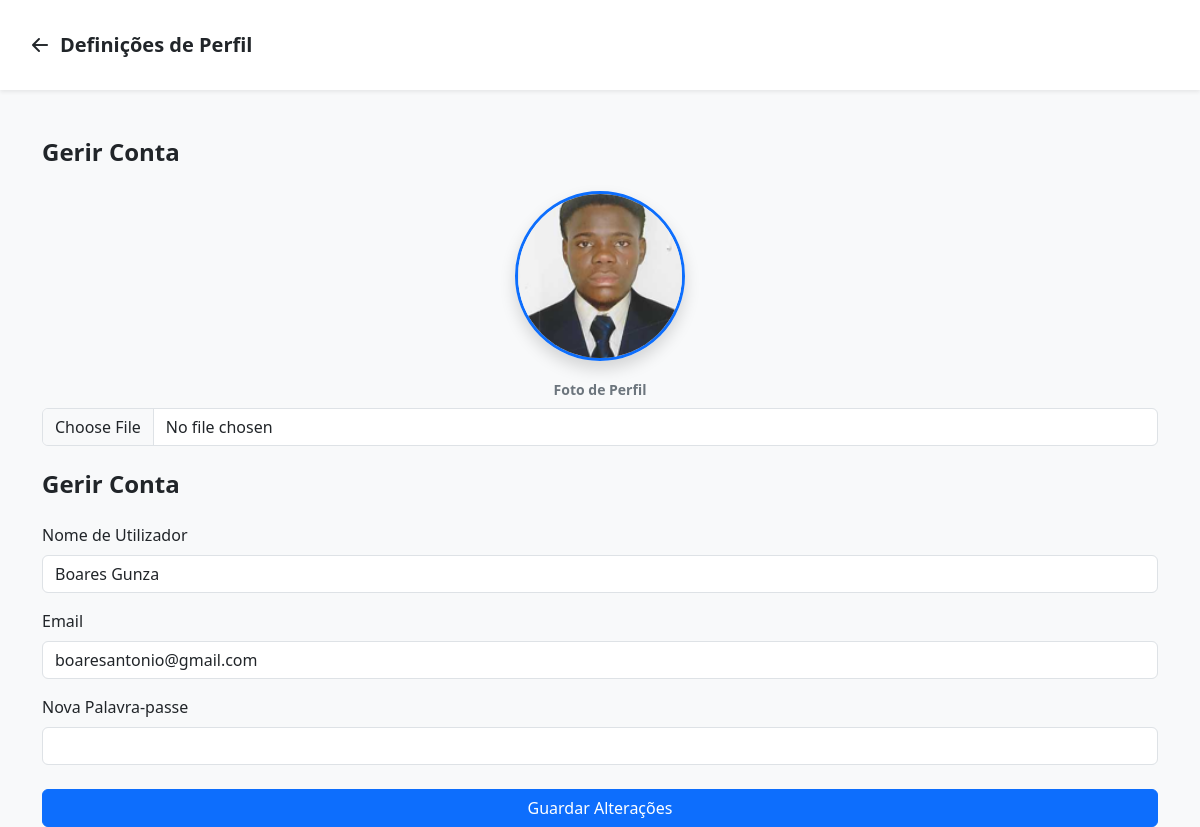
The app's page /profile (signed in) with its own data.
### models.py (models this page shows)
class User(db.Model, UserMixin):
    __tablename__ = "user"
    id = db.Column(db.Integer, primary_key=True)
    username = db.Column(db.String(50), unique=True, nullable=False)
    email = db.Column(db.String(100), unique=True, nullable=False)
    password = db.Column(db.String(200), nullable=False)
    profile_image = db.Column(db.String(255), default="default.webp")
    files = db.relationship("File", backref="owner", lazy=True)
    folders = db.relationship("Folder", backref="owner", lazy=True)

### app.py (the view, shortened to what this page needs)
@app.route("/profile", methods=["GET", "POST"])
@login_required
def profile():
    return render_template("profile.html")

### app.py (called while the page is built)
@login_manager.user_loader
def load_user(user_id):
    return User.query.get(int(user_id))

### templates/profile.html (shortened to what this page needs)
<!DOCTYPE html>
<html lang="pt">
<head>
    <link href="https://cdn.jsdelivr.net/npm/bootstrap@5.3.0/dist/css/bootstrap.min.css" rel="stylesheet">
    <link rel="stylesheet" href="https://cdn.jsdelivr.net/npm/bootstrap-icons@1.11.3/font/bootstrap-icons.min.css">
    <link rel="stylesheet" href="{{ url_for('static', filename='css/style.css') }}">
</head>
<body class="bg-light">
    <nav class="navbar navbar-light bg-white py-3 shadow-sm mb-5">
        <div class="container-fluid px-4">
            <a class="navbar-brand fw-bold text-dark d-flex align-items-center" href="{{ url_for('dashboard') }}">
                <i class="bi bi-arrow-left-short fs-2 me-1"></i> Definições de Perfil
            </a>
        </div>
    </nav>
    <div class="container">
        <div class="row justify-content-center">
                    <h4 class="fw-bold mb-4">Gerir Conta</h4>
                    <form action="{{ url_for('profile') }}" method="POST" enctype="multipart/form-data">
                        <div class="text-center mb-4">
                            <img id="preview" src="{{ url_for('static',
             filename='uploads/profiles/' + current_user.profile_image) }}"
                                class="rounded-circle shadow border border-3 border-primary" width="170" height="170"
                                style="object-fit:cover;">
                            <div class="mb-4 mt-3">
                                <label class="form-label text-secondary small fw-bold">
                                    Foto de Perfil
                                </label>
                                <input type="file" name="profile_image" class="form-control" accept="image/*">
                            </div>
                        </div>
                        <h4 class="fw-bold mb-4">Gerir Conta</h4>
                        <div class="mb-3">
                            <label class="form-label">Nome de Utilizador</label>
                            <input type="text" name="username" class="form-control" value="{{ current_user.username }}">
                        </div>
                        <div class="mb-3">
                            <label class="form-label">Email</label>
                            <input type="email" class="form-control" value="{{ current_user.email }}" readonly>
                        </div>
                        <div class="mb-4">
                            <label class="form-label">Nova Palavra-passe</label>
                            <input type="password" name="password" class="form-control">
                        </div>
                        <button class="btn btn-primary w-100">
                            Guardar Alterações
                        </button>
                    </form>
                </div>
            </div>
</body>
</html>

### static/css/style.css (style rules this page uses)
.btn, .file-row, .list-group-item { transition: all 0.2s ease-in-out; }

### records on screen
User: profile_image (picture), username "Boares Gunza", email "boaresantonio@gmail.com"
